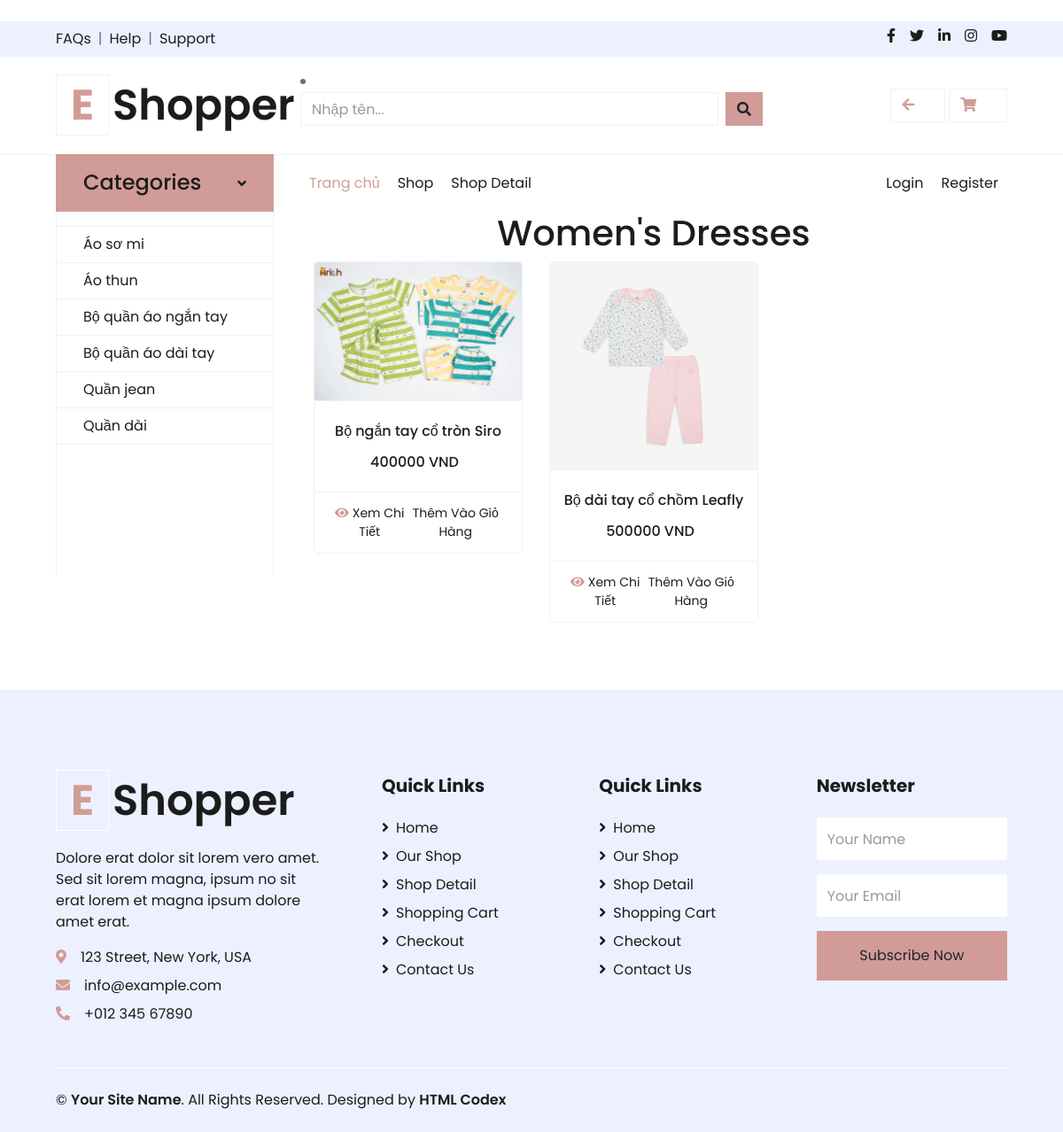
/childfashion/women, run on the app's committed database.
### childfashion/models.py (models this page shows, shortened)
class Loai(models.Model):
    TenLoai = models.CharField(max_length=100)

class BangSP(models.Model):
    TenSP = models.CharField(max_length=100)
    DonGia = models.IntegerField(null=True, blank=True)
    HinhAnh = models.ImageField(upload_to=upload_image_to)
    MoTa = models.TextField(max_length=1000)
    PhuKien = models.CharField(max_length=100)
    KichThuoc = models.CharField(max_length=100, blank=True)  # Cho phép giá trị trống
    MauSac = models.CharField(max_length=100, blank=True)
    SoLuong = models.IntegerField(null=True, blank=True)
    ML = models.ForeignKey(Loai, on_delete=models.CASCADE, related_name='BangSP')

### childfashion/views.py (the view)
# urls.py: path('women', views.Women, name='women'),
def Women(request):
    product_ids = [2, 3]
    products = BangSP.objects.filter(id__in=product_ids)
    return render(request, 'pages/Women.html', {'BangSP': products})

### childfashion/context_processors.py (called while the page is built)
def categories(request):
    categories = Loai.objects.all()
    return {
        'categories':categories
    }

### childfashion/templates/pages/Women.html (shortened to what this page needs)
﻿{% extends "page/layout.html" %}
{% load static %}
{% block content %}
<main>
    <div class="container">
        <h1 style="text-align: center;">Women's Dresses</h1>
        <div class="row row-cols-4" id="product-container">
            {% for dssp in BangSP %}
            <div class="col-lg-4 col-md-6 col-sm-12 pb-1">
                <div class="card product-item border-0 mb-4">
                    <div class="card-header product-img position-relative overflow-hidden bg-transparent border p-0">
                        <img class="img-fluid w-100" src="{% static 'images/' %}{{ dssp.HinhAnh }}" alt="">
                    </div>
                    <div class="card-body border-left border-right text-center p-0 pt-4 pb-3 ">
                        <h6 class="text-truncate mb-3">{{dssp.TenSP}}</h6>
                        <div class="d-flex justify-content-center">
                            <h6>{{dssp.DonGia}} VND</h6><h6 class="text-muted ml-2"></h6>
                        </div>
                    </div>
                    <div class="card-footer d-flex justify-content-between bg-light border">
                        <a href="{% url 'chitietsp' dssp.id %}" class="btn btn-sm text-dark p-0"><i class="fas fa-eye text-primary mr-1"></i>Xem Chi Tiết</a>
                        <a href="#" class="btn btn-sm text-dark p-0 add-to-cart-btn" data-product-id="{{ dssp.id }}">Thêm Vào Giỏ Hàng</a>
                    </div>
                </div>
            </div>
            {% endfor %}
        </div>
    </div>
</main>
{% endblock %}

### childfashion/templates/page/layout.html (shortened to what this page needs)
<!DOCTYPE html>
<html>
<head>
    {% load static %}
    <link rel="stylesheet" href="{% static 'css/bootstrap.min.css' %}" type="text/css">
    <link rel="stylesheet" href="{% static 'css/style.min.css' %}" type="text/css">
    <link href="{% static 'fontawesomefree/css/all.min.css' %}" rel="stylesheet" type="text/css">
    <link rel="stylesheet" href="{% static 'css/style.css' %}" type="text/css">
    <link href="https://cdnjs.cloudflare.com/ajax/libs/font-awesome/5.10.0/css/all.min.css" rel="stylesheet">
    <link href="lib/owlcarousel/assets/owl.carousel.min.css" rel="stylesheet">
</head>
<body>
    <div class="container-fluid">
        <div class="row bg-secondary py-2 px-xl-5">
            <div class="col-lg-6 d-none d-lg-block">
                <div class="d-inline-flex align-items-center">
                    <a class="text-dark" href="">FAQs</a>
                    <span class="text-muted px-2">|</span>
                    <a class="text-dark" href="">Help</a>
                    <span class="text-muted px-2">|</span>
                    <a class="text-dark" href="">Support</a>
                </div>
            </div>
            <div class="col-lg-6 text-center text-lg-right">
                <div class="d-inline-flex align-items-center">
                    <a class="text-dark px-2" href="">
                        <i class="fab fa-facebook-f"></i>
                    </a>
                    <a class="text-dark px-2" href="">
                        <i class="fab fa-twitter"></i>
                    </a>
                    <a class="text-dark px-2" href="">
                        <i class="fab fa-linkedin-in"></i>
                    </a>
                    <a class="text-dark px-2" href="">
                        <i class="fab fa-instagram"></i>
                    </a>
                    <a class="text-dark pl-2" href="">
                        <i class="fab fa-youtube"></i>
                    </a>
                </div>
            </div>
        </div>
        <div class="row align-items-center py-3 px-xl-5">
            <div class="col-lg-3 d-none d-lg-block">
                <a href="" class="text-decoration-none">
                    <h1 class="m-0 display-5 font-weight-semi-bold"><span class="text-primary font-weight-bold border px-3 mr-1">E</span>Shopper</h1>
                </a>
            </div>
            <div class="col-lg-6 col-6 text-left">
                <li class="nav-item">
                    <form class="d-flex" role = "search" method="POST" action="{% url 'search' %}">
                        <input class="form-control me-2" type="search" placeholder="Nhập tên...
                        " aria-label="Search" name="searched"  >
                        <button type="submit" class="btn btn-primary" data-mdb-ripple-init >
                            <i class="fas fa-search"></i>
                        </button>
                    </form>
                </li>
            </div>
            <div class="col-lg-3 col-6 text-right">
                <a href="{% url 'dssp2' %}" class="btn border">
                    <i class="fas fa-arrow-left text-primary"></i>
                    <span class="badge">0</span>
                </a>
                <a href="{% url 'giohang' %}" class="btn border">
                    <i class="fas fa-shopping-cart text-primary"></i>
                    <span class="badge">0</span>
                </a>
            </div>
        </div>
    </div>
    <div class="container-fluid mb-5">
        <div class="row border-top px-xl-5">
            <div class="col-lg-3 d-none d-lg-block">
                <a id="navbar-vertical-button" class="btn shadow-none d-flex align-items-center justify-content-between bg-primary text-white w-100" href="javascript:void(0);" style="height: 65px; margin-top: -1px; padding: 0 30px;">
                    <h4 class="m-0">Categories</h4>
                    <i class="fa fa-angle-down text-dark"></i>
                </a>
                <nav class="collapse show navbar navbar-vertical navbar-light align-items-start p-0 border border-top-0 border-bottom-0" id="navbar-vertical">
                    <div class="navbar-nav w-100 overflow-hidden" style="height: 410px">
                        <div class="nav-item dropdown">
                            <a href="#" class="nav-link" data-toggle="dropdown"></a>
                        </div>
                        {% for category in categories %}
                            <a href="/childfashion/category/{{category.id}}" class="nav-item nav-link">{{ category.TenLoai }}</a>
                        {% endfor %}
                    </div>
                </nav>
            </div>
            <div class="col-lg-9">
                <nav class="navbar navbar-expand-lg bg-light navbar-light py-3 py-lg-0 px-0">
                    <div class="collapse navbar-collapse justify-content-between" id="navbarCollapse">
                        <div class="navbar-nav mr-auto py-0">
                            <a href="/childfashion/" class="nav-item nav-link active">Trang chủ</a>
                            <a href="{% url 'dssp2' %}" class="nav-item nav-link">Shop</a>
                            <a href="{% url 'dssp1' %}" class="nav-item nav-link">Shop Detail</a>
                        </div>
                        {% if user.username %}
                        <p>Xin chào {{user.username}}</p>
                        <p><a href="{% url 'logout' %}">Đăng xuất</a></p>
                        {% else %}
                        <div class="navbar-nav ml-auto py-0">
                            <a href="{% url 'login' %}" class="nav-item nav-link">Login</a>
                            <a href="{% url 'register' %}" class="nav-item nav-link">Register</a>
                        </div>
                        {% endif %}
                    </div>
                </nav>
                {% block content %}
                {% endblock %}
            </div>
        </div>
    </div>
    <div class="container-fluid bg-secondary text-dark mt-5 pt-5">
        <div class="row px-xl-5 pt-5">
            <div class="col-lg-4 col-md-12 mb-5 pr-3 pr-xl-5">
                <a href="" class="text-decoration-none">
                    <h1 class="mb-4 display-5 font-weight-semi-bold"><span class="text-primary font-weight-bold border border-white px-3 mr-1">E</span>Shopper</h1>
                </a>
                <p>Dolore erat dolor sit lorem vero amet. Sed sit lorem magna, ipsum no sit erat lorem et magna ipsum dolore amet erat.</p>
                <p class="mb-2"><i class="fa fa-map-marker-alt text-primary mr-3"></i>123 Street, New York, USA</p>
                <p class="mb-2"><i class="fa fa-envelope text-primary mr-3"></i>info@example.com</p>
                <p class="mb-0"><i class="fa fa-phone-alt text-primary mr-3"></i>+012 345 67890</p>
            </div>
            <div class="col-lg-8 col-md-12">
                <div class="row">
                    <div class="col-md-4 mb-5">
                        <h5 class="font-weight-bold text-dark mb-4">Quick Links</h5>
                        <div class="d-flex flex-column justify-content-start">
                            <a class="text-dark mb-2" href="index.html"><i class="fa fa-angle-right mr-2"></i>Home</a>
                            <a class="text-dark mb-2" href="shop.html"><i class="fa fa-angle-right mr-2"></i>Our Shop</a>
                            <a class="text-dark mb-2" href="detail.html"><i class="fa fa-angle-right mr-2"></i>Shop Detail</a>
                            <a class="text-dark mb-2" href="cart.html"><i class="fa fa-angle-right mr-2"></i>Shopping Cart</a>
                            <a class="text-dark mb-2" href="checkout.html"><i class="fa fa-angle-right mr-2"></i>Checkout</a>
                            <a class="text-dark" href="contact.html"><i class="fa fa-angle-right mr-2"></i>Contact Us</a>
                        </div>
                    </div>
                    <div class="col-md-4 mb-5">
                        <h5 class="font-weight-bold text-dark mb-4">Quick Links</h5>
                        <div class="d-flex flex-column justify-content-start">
                            <a class="text-dark mb-2" href="index.html"><i class="fa fa-angle-right mr-2"></i>Home</a>
                            <a class="text-dark mb-2" href="shop.html"><i class="fa fa-angle-right mr-2"></i>Our Shop</a>
                            <a class="text-dark mb-2" href="detail.html"><i class="fa fa-angle-right mr-2"></i>Shop Detail</a>
                            <a class="text-dark mb-2" href="cart.html"><i class="fa fa-angle-right mr-2"></i>Shopping Cart</a>
                            <a class="text-dark mb-2" href="checkout.html"><i class="fa fa-angle-right mr-2"></i>Checkout</a>
                            <a class="text-dark" href="contact.html"><i class="fa fa-angle-right mr-2"></i>Contact Us</a>
                        </div>
                    </div>
                    <div class="col-md-4 mb-5">
                        <h5 class="font-weight-bold text-dark mb-4">Newsletter</h5>
                        <form action="">
                            <div class="form-group">
                                <input type="text" class="form-control border-0 py-4" placeholder="Your Name" required="required" />
                            </div>
                            <div class="form-group">
                                <input type="email" class="form-control border-0 py-4" placeholder="Your Email"
                                    required="required" />
                            </div>
                            <div>
                                <button class="btn btn-primary btn-block border-0 py-3" type="submit">Subscribe Now</button>
                            </div>
                        </form>
                    </div>
                </div>
            </div>
        </div>
        <div class="row border-top border-light mx-xl-5 py-4">
            <div class="col-md-6 px-xl-0">
                <p class="mb-md-0 text-center text-md-left text-dark">
                    &copy; <a class="text-dark font-weight-semi-bold" href="#">Your Site Name</a>. All Rights Reserved.
					Designed by <a class="text-dark font-weight-semi-bold" href="https://htmlcodex.com">HTML Codex</a>
                </p>
            </div>
            <div class="col-md-6 px-xl-0 text-center text-md-right">
            </div>
        </div>
    </div>
</body>
</html>

### childfashion/templates/page/layout.html (style rules this page uses)
#navbar-vertical { display: block; }

### data on the page
Loai: TenLoai "Áo sơ mi"
Loai: TenLoai "Áo thun"
Loai: TenLoai "Bộ quần áo ngắn tay"
Loai: TenLoai "Bộ quần áo dài tay"
Loai: TenLoai "Quần jean"
Loai: TenLoai "Quần dài"
BangSP: HinhAnh (picture), TenSP "Bộ ngắn tay cổ tròn Siro", DonGia "400000"
BangSP: HinhAnh (picture), TenSP "Bộ dài tay cổ chồm Leafly", DonGia "500000"
